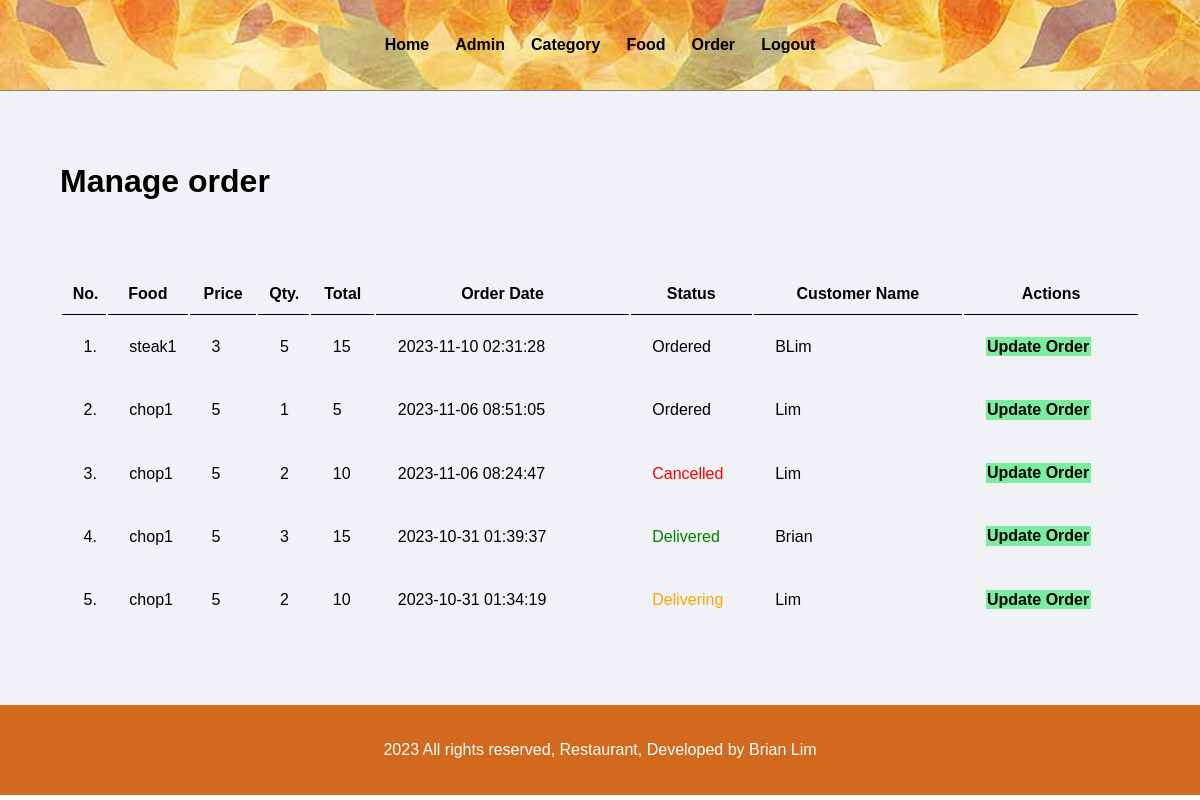
Screenshot of /food-menu-2/admin/manage-order.php (signed in) with the database file from the repository.
### tables this page shows
CREATE TABLE `table_order` (
  `id` int(10) UNSIGNED NOT NULL,
  `food` varchar(150) NOT NULL,
  `price` decimal(10,0) NOT NULL,
  `qty` int(11) NOT NULL,
  `total` decimal(10,0) NOT NULL,
  `order_date` datetime NOT NULL,
  `status` varchar(50) NOT NULL,
  `customer_name` varchar(150) NOT NULL
);

### food-menu-2/admin/manage-order.php (the view, shortened to what this page needs)
<?php include('partials/menu.php'); ?>
<div class="main-content">
    <div class="wrapper">
        <h1>Manage order</h1>
        <br/><br/>
        <br/><br/>
        <table class="tbl-full">
            <tr>
                <th>No.</th>
                <th>Food</th>
                <th>Price</th>
                <th>Qty.</th>
                <th>Total</th>
                <th>Order Date</th>
                <th>Status</th>
                <th>Customer Name</th>
                <th>Actions</th>
            </tr>
            <?php
                $sql = "SELECT * FROM table_order ORDER BY id DESC";
                $res = mysqli_query($conn, $sql);
                $count = mysqli_num_rows($res);
                $sn = 1;
                if($count>0)
                {
                    while($row=mysqli_fetch_assoc($res))
                    {
                        $id = $row['id'];
                        $food = $row['food'];
                        $price = $row['price'];
                        $qty = $row['qty'];
                        $total = $row['total'];
                        $order_date = $row['order_date'];
                        $status = $row['status'];
                        $customer_name = $row['customer_name'];
                        ?>
                        <tr>
                            <td><?php echo $sn++; ?>.</td>
                            <td><?php echo $food; ?></td>
                            <td><?php echo $price; ?></td>
                            <td><?php echo $qty; ?></td>
                            <td><?php echo $total; ?></td>
                            <td><?php echo $order_date; ?></td>
                            <td>
                                <?php
                                    if($status=="Ordered")
                                    {
                                        echo "<label>$status</label>";
                                    }
                                    elseif($status=="Delivering")
                                    {
                                        echo "<label style='color: orange;'>$status</label>";
                                    }
                                    elseif($status=="Delivered")
                                    {
                                        echo "<label style='color: green;'>$status</label>";
                                    }
                                    elseif($status=="Cancelled")
                                    {
                                        echo "<label style='color: red;'>$status</label>";
                                    }
                                ?>
                            </td>
                            <td><?php echo $customer_name; ?></td>
                            <td>
                                <a href="<?php echo HOMEURL; ?>admin/update-order.php?id=<?php echo $id; ?>" class="btn-secondary">Update Order</a>
                            </td>
                        </tr>
                        <?php
                    }
                }
                else
                {
                    echo "<tr colspan='12' class='error'>Orders not found.</tr>";
                }
            ?>
        </table>
    </div>
</div>
<?php include('partials/footer.php'); ?>

### food-menu-2/css/admin.css (style rules this page uses)
* { margin: 0; padding: 0; font-family: Arial, Helvetica, sans-serif; }
.wrapper { padding: 3%; width: 90%; margin: 0 auto; }
body { background-image: url('../images/body.jpg'); }
.tbl-full { width: 100%; }
table tr th { border-bottom: 1px solid black; padding: 1%; }
table tr td { padding: 2%; }
.btn-secondary { background-color: #7bed9f; padding: 1%; color: black; text-decoration: none; font-weight: bold; }
.main-content { background-color: #f1f2f6; padding: 3% 0; }

### rows the page displays
table_order: food "steak1", price "3", qty "5", total "15", order_date "2023-11-10 02:31:28", status "Ordered", customer_name "BLim"
table_order: food "chop1", price "5", qty "1", total "5", order_date "2023-11-06 08:51:05", status "Ordered", customer_name "Lim"
table_order: food "chop1", price "5", qty "2", total "10", order_date "2023-11-06 08:24:47", status "Cancelled", customer_name "Lim"
table_order: food "chop1", price "5", qty "3", total "15", order_date "2023-10-31 01:39:37", status "Delivered", customer_name "Brian"
table_order: food "chop1", price "5", qty "2", total "10", order_date "2023-10-31 01:34:19", status "Delivering", customer_name "Lim"
